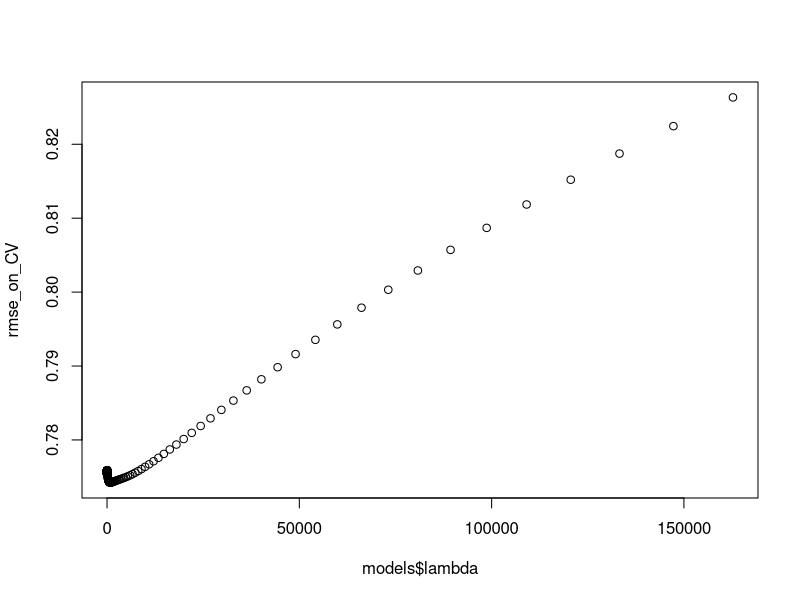
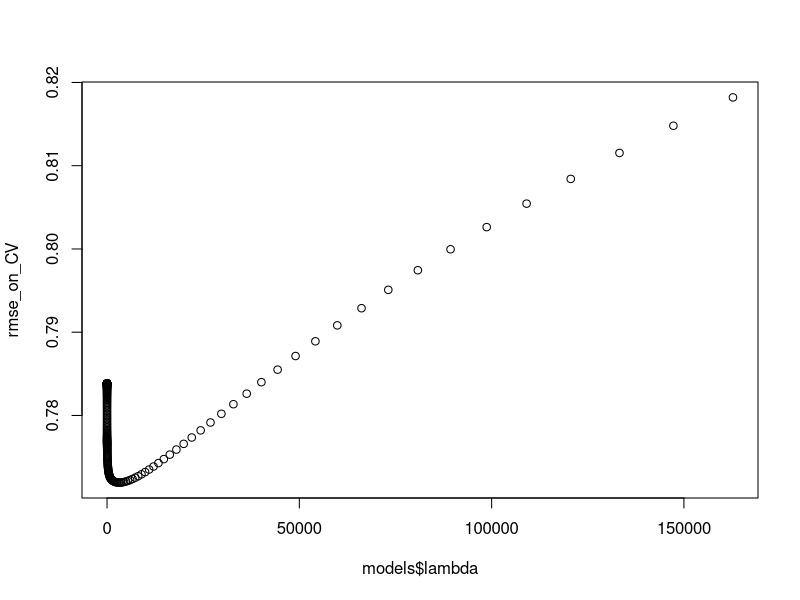
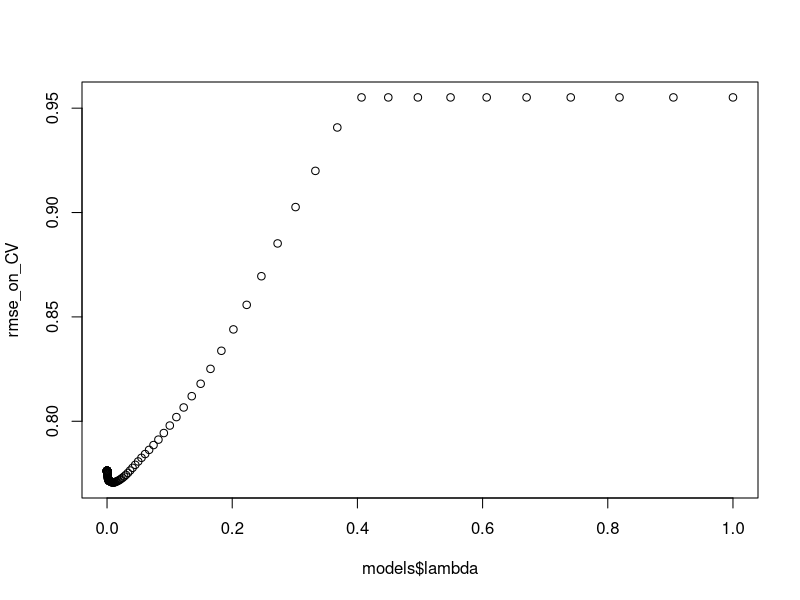
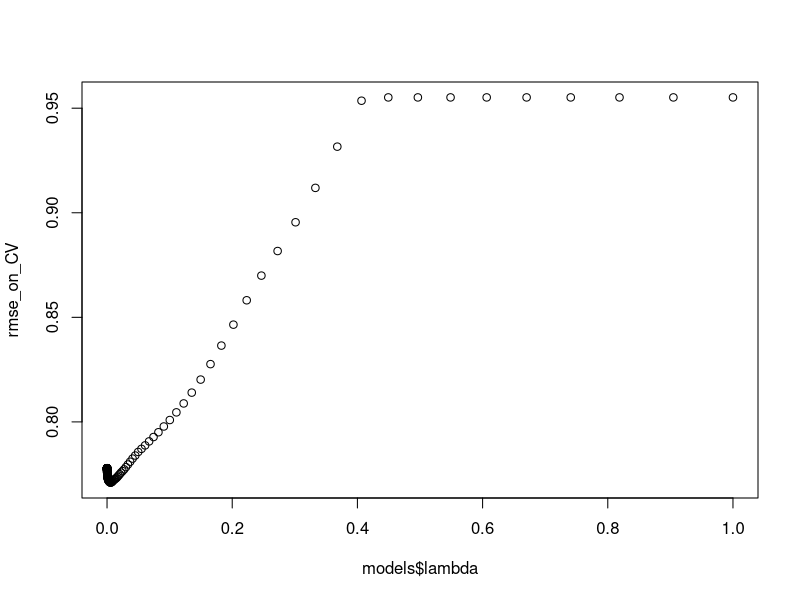

R code for these plots, in order: (Note: a time limit stopped this script after it produced the figures.)
## ---- chunk 1
knitr::opts_chunk$set(echo = TRUE)
## ---- chunk 2
tr <- read.table("./data/train_ratings_all.dat", header = F, sep = "\t")
tr_pr <- read.csv("./data/Train_Features_Processed.csv")[, 2:100]
tr_y <- read.table("./data/train_y_rating.dat", header = F, sep = "\t")
movie_info <- read.table("./data/movie_titles.txt", header = F, sep = ',')
## ---- chunk 3
colnames(movie_info) <- c("Release Years", "Names", "Genres")
colnames(tr) <- movie_info$Names
colnames(tr_pr) <- movie_info$Names
colnames(tr_y) <- c('y')
## ---- chunk 4
CV_subset <- sample(10000, 2000)

CV <- data.frame(tr[CV_subset, ], tr[CV_subset,] ^ 2, tr[CV_subset,] ^ 3)
CV_y <- tr_y[CV_subset, ]

tr <- data.frame(tr[-CV_subset, ], tr[-CV_subset,] ^ 2, tr[-CV_subset,] ^ 3)
tr_y <- tr_y[-CV_subset, ]

CV_pr <- data.frame(tr_pr[CV_subset, ], tr_pr[CV_subset,] ^ 2, tr_pr[CV_subset,] ^ 3)
tr_pr <- data.frame(tr_pr[-CV_subset, ], tr_pr[-CV_subset,] ^ 2, tr_pr[-CV_subset,] ^ 3)
## ---- chunk 5
rmse <- function(true_labels, pred_labels){
  return (sqrt(mean((true_labels-pred_labels)^2)))
}
## ---- chunk 6
lin_model <- lm(y~., data=data.frame(tr[, 1:99], y=tr_y))
baseline <- rmse(CV_y, predict(lin_model, newdata = data.frame(CV[, 1:99])))
baseline
## ---- chunk 7
lin_model <- lm(y~., data=data.frame(tr_pr, y=tr_y))
score <- rmse(CV_y, predict(lin_model, newdata = data.frame(CV_pr)))
baseline / score
diff <- c(baseline, score)
names(diff) <- c("baseline", "score")
diff
## ---- chunk 8
lin_model <- lm(y~., data=data.frame(tr, y=tr_y))
score <- rmse(CV_y, pmax(pmin(predict(lin_model, newdata = data.frame(CV)), 5), 1))
baseline / score
diff[2] <- score
diff
## ---- chunk 9
lin_model <- lm(y~., data=data.frame(tr_pr, y=tr_y))
score <- rmse(CV_y, pmax(pmin(predict(lin_model, newdata = data.frame(CV_pr)), 5), 1))
baseline / score
diff[2] <- score
diff
## ---- chunk 10
library(MASS)
lambdas <- exp(seq(-15, 12, by = 0.1))
models <- lm.ridge(y~., data = data.frame(tr, y=tr_y), lambda = lambdas)
preds_on_CV <- pmin(pmax(as.matrix(CV) %*% t(coef(models)[, -1]) + rep(1, length(CV_y)) %o% coef(models)[, 1], 1), 5)
rmse_on_CV <- apply(preds_on_CV, 2, rmse, true_labels = CV_y)
plot(models$lambda, rmse_on_CV)
score <- min(rmse_on_CV)
baseline / score
diff[2] <- score
diff
## ---- chunk 11
models <- lm.ridge(y~., data = data.frame(tr_pr, y=tr_y), lambda = lambdas)
preds_on_CV <- pmin(pmax(as.matrix(CV_pr) %*% t(coef(models)[, -1]) + rep(1, length(CV_y)) %o% coef(models)[, 1], 1), 5)
rmse_on_CV <- apply(preds_on_CV, 2, rmse, true_labels = CV_y)
plot(models$lambda, rmse_on_CV)
score <- min(rmse_on_CV)
baseline / score
diff[2] <- score
diff
## ---- chunk 12
library(glmnet)
lambdas <- exp(seq(-15, 0, by = 0.1))
models <- glmnet(tr, tr_y, lambda = lambdas,
                 family = "gaussian",
                 intercept = T, alpha = 1)
preds_on_CV <- pmin(pmax(predict(models, newx = as.matrix(CV)), 1), 5)
rmse_on_CV <- apply(preds_on_CV, 2, rmse, true_labels = CV_y)
plot(models$lambda, rmse_on_CV)
score <- min(rmse_on_CV)
baseline / score
diff[2] <- score
diff
## ---- chunk 13
models <- glmnet(tr_pr, tr_y, lambda = lambdas,
                 family = "gaussian",
                 intercept = T, alpha = 1)
preds_on_CV <- pmin(pmax(predict(models, newx = as.matrix(CV_pr)), 1), 5)
rmse_on_CV <- apply(preds_on_CV, 2, rmse, true_labels = CV_y)
plot(models$lambda, rmse_on_CV)
score <- min(rmse_on_CV)
baseline / score
diff[2] <- score
diff
## ---- chunk 14
min_rmses <- rep(0, 100)
for (a in 1:100) {
  lambdas <- exp(seq(-15, 0, by = 0.1))
  models <- glmnet(tr, tr_y, lambda = lambdas,
                   family = "gaussian",
                   intercept = T, alpha = (1/a))
  preds_on_CV <- pmin(pmax(predict(models, newx = as.matrix(CV)), 1), 5)
  rmse_on_CV <- apply(preds_on_CV, 2, rmse, true_labels = CV_y)
  min_rmses[a] <- min(rmse_on_CV)
}
plot(seq(1, 0.01, by=-0.01), min_rmses)
score <- min(min_rmses)
baseline / score
diff[2] <- score
diff
## ---- chunk 15
min_rmses <- rep(0, 100)
for (a in 1:100) {
  lambdas <- exp(seq(-15, 0, by = 0.1))
  models <- glmnet(tr_pr, tr_y, lambda = lambdas,
                   family = "gaussian",
                   intercept = T, alpha = (1/a))
  preds_on_CV <- pmin(pmax(predict(models, newx = as.matrix(CV_pr)), 1), 5)
  rmse_on_CV <- apply(preds_on_CV, 2, rmse, true_labels = CV_y)
  min_rmses[a] <- min(rmse_on_CV)
}
plot(seq(1, 0.01, by=-0.01), min_rmses)
score <- min(min_rmses)
baseline / score
diff[2] <- score
diff
